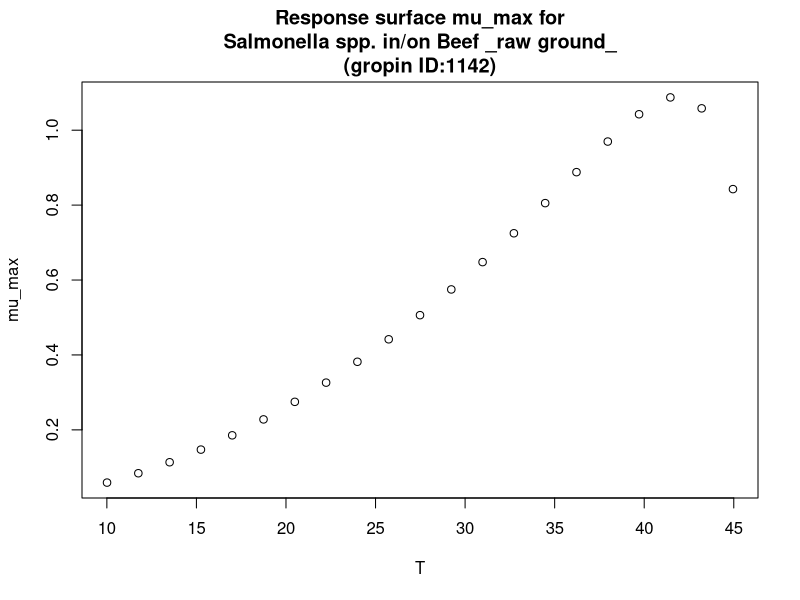

Generate this figure with R:
#############################
# start of Parameter script
#############################
T <- seq(10.01,44.955044955045,length.out=21)
#############################
# end of Parameter script
#############################
############################# 
# start of Model script Gropin ID 1142 
#############################
 
# constant coefficients for this model
 
variables <- data.frame(T)
argumentsPar <- expand.grid(variables)
 
# heart of the model
response_surface <- function(T) {
   mumax <-7.18*(10^-4)*((T-0.93)^2)*(1-exp(0.464*(T-46.96)))

return(mumax=mumax)
} 

# output parameters
mumax <- cbind(argumentsPar,response_surface(argumentsPar['T']))
colnames(mumax) <- c(colnames(argumentsPar),'mumax')
#############################
# End of Model script
#############################
############################# 
# start of Visualisation script Gropin ID 1142 
#############################
plot(T,mumax$mumax,
                          xlab='T',
                          ylab='mu_max',main='Response surface mu_max for
Salmonella spp. in/on Beef _raw ground_
(gropin ID:1142)')
#############################
# End of Visualisation script
#############################
